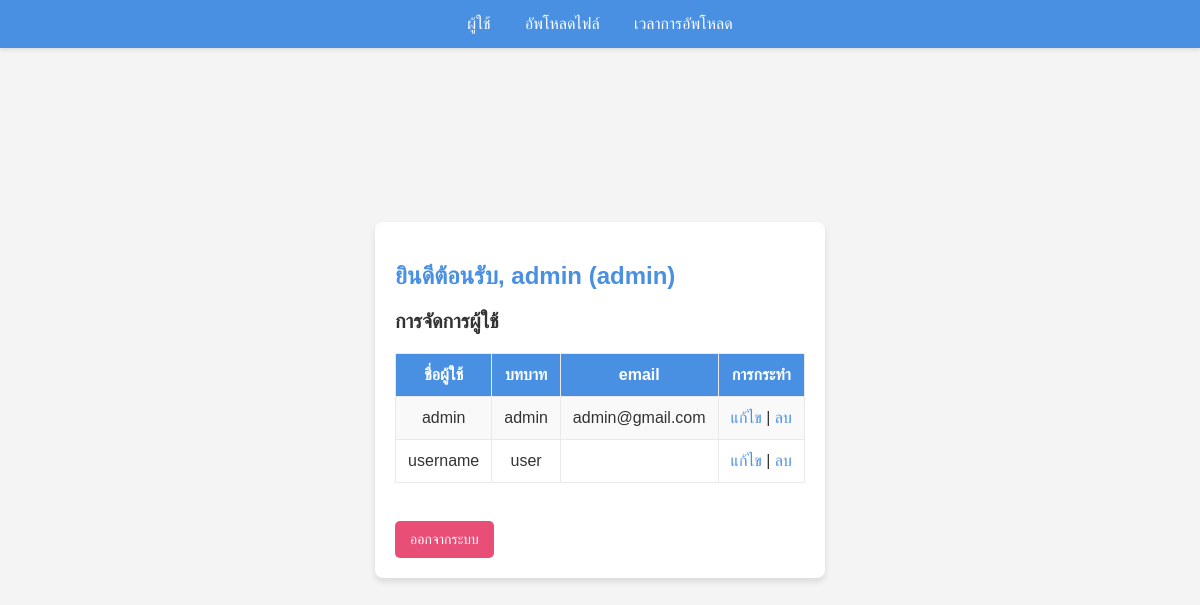
Page /public/dashboard.php (signed in) on the committed database.
### tables this page shows
CREATE TABLE `users` (
  `id` int(11) NOT NULL,
  `username` varchar(50) NOT NULL,
  `password` varchar(255) NOT NULL,
  `email` varchar(100) NOT NULL,
  `role` enum('admin','user') DEFAULT 'user',
  `created_at` timestamp NOT NULL DEFAULT current_timestamp()
);

### controller/userController.php (called while the page is built, shortened)
<?php
include 'db.php';
$sql = "SELECT * FROM users";
$result = mysqli_query($conn, $sql);
$users = [];
while ($row = mysqli_fetch_assoc($result)) {
    $users[] = $row;
}
?>

### public/dashboard.php (the view, shortened to what this page needs)
<?php
include '../controller/userController.php';
?>
<!DOCTYPE html>
<html lang="th">
<head>
    <link rel="stylesheet" href="../asset/style.css">
</head>
<body>
  <header>
        <a href="dashboard.php">ผู้ใช้</a>
        <a href="upload.php">อัพโหลดไฟล์</a>
        <a href="upload_time.php">เวลาการอัพโหลด</a>
  </header>
    <div class="container">
        <h2>ยินดีต้อนรับ, <?= $_SESSION['username']; ?> (<?= $_SESSION['role']; ?>)</h2>
        <h3>การจัดการผู้ใช้</h3>
        <table>
            <tr>
                <th>ชื่อผู้ใช้</th>
                <th>บทบาท</th>
                <th>email</th>
                <th>การกระทำ</th>
            </tr>
            <?php foreach ($users as $user): ?>
                <tr>
                    <td><?= $user['username']; ?></td>
                    <td><?= $user['role']; ?></td>
                    <td><?= $user['email']?></td>
                    <td>
                        <a href="edit_user.php?id=<?= $user['id']; ?>">แก้ไข</a> |
                        <a href="../controller/delete_user.php?id=<?= $user['id']; ?>">ลบ</a>
                    </td>
                </tr>
            <?php endforeach; ?>
        </table>
        <br>
        <a href="../controller/logout.php">ออกจากระบบ</a>
    </div>
</body>
</html>

### asset/style.css (style rules this page uses)
body { font-family: Arial, sans-serif; margin: 0; padding: 0; background-color: #f4f4f4; color: #333; display: flex; align-items: center; justify-content: center; min-height: 100vh; flex-direction: column; }
header { background-color: #4a90e2; padding: 15px 0; text-align: center; box-shadow: 0 2px 4px rgba(0, 0, 0, 0.1); position: fixed; top: 0; left: 0; width: 100%; z-index: 1000; }
header a { color: #ffffff; text-decoration: none; margin: 0 15px; font-size: 16px; }
.container { max-width: 900px; margin: 30px auto; padding: 20px; background-color: #ffffff; border-radius: 8px; box-shadow: 0 4px 6px rgba(0, 0, 0, 0.1); }
h2 { color: #4a90e2; font-size: 24px; margin-bottom: 20px; }
h3 { color: #333; font-size: 20px; margin-bottom: 20px; }
table { width: 100%; border-collapse: collapse; margin-top: 20px; }
th, td { padding: 12px; text-align: center; border: 1px solid #eaeaea; }
th { background-color: #4a90e2; color: #ffffff; }
tr:nth-child(even) { background-color: #f9f9f9; }
a { color: #4a90e2; text-decoration: none; }
.container a[href="../controller/logout.php"] { display: inline-block; margin-top: 20px; padding: 10px 15px; background-color: #e94e77; color: #ffffff; border-radius: 5px; font-size: 14px; text-align: center; }

### rows in the picture
users: username "admin", role "admin", email "admin@gmail.com"
users: username "username", role "user"

### other values in the picture
$_SESSION['username'] "admin"
$_SESSION['role'] "admin"
